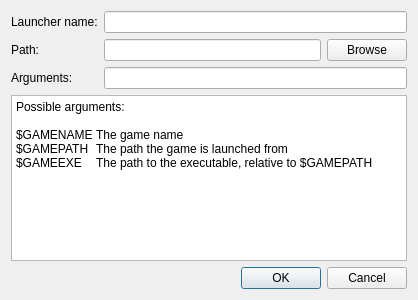
<?xml version="1.0" encoding="UTF-8"?>
<ui version="4.0">
 <class>EditLauncherDialog</class>
 <widget class="QDialog" name="EditLauncherDialog">
  <property name="geometry">
   <rect>
    <x>0</x>
    <y>0</y>
    <width>418</width>
    <height>300</height>
   </rect>
  </property>
  <property name="windowTitle">
   <string>Edit/Add Launcher</string>
  </property>
  <property name="locale">
   <locale language="English" country="UnitedStates"/>
  </property>
  <layout class="QGridLayout" name="gridLayout_2">
   <item row="0" column="0">
    <layout class="QGridLayout" name="gridLayout">
     <item row="0" column="0">
      <widget class="QLabel" name="launcherNameLabel">
       <property name="locale">
        <locale language="English" country="UnitedStates"/>
       </property>
       <property name="text">
        <string>Launcher name:</string>
       </property>
      </widget>
     </item>
     <item row="1" column="1">
      <widget class="QLineEdit" name="pathEdit">
       <property name="locale">
        <locale language="English" country="UnitedStates"/>
       </property>
      </widget>
     </item>
     <item row="1" column="0">
      <widget class="QLabel" name="pathLabel">
       <property name="locale">
        <locale language="English" country="UnitedStates"/>
       </property>
       <property name="text">
        <string>Path:</string>
       </property>
      </widget>
     </item>
     <item row="2" column="0">
      <widget class="QLabel" name="argLabel">
       <property name="locale">
        <locale language="English" country="UnitedStates"/>
       </property>
       <property name="text">
        <string>Arguments:</string>
       </property>
      </widget>
     </item>
     <item row="1" column="2">
      <widget class="QPushButton" name="pathBrowseButton">
       <property name="locale">
        <locale language="English" country="UnitedStates"/>
       </property>
       <property name="text">
        <string>Browse</string>
       </property>
      </widget>
     </item>
     <item row="2" column="1" colspan="2">
      <widget class="QLineEdit" name="argEdit">
       <property name="locale">
        <locale language="English" country="UnitedStates"/>
       </property>
      </widget>
     </item>
     <item row="3" column="0" colspan="3">
      <widget class="QTextBrowser" name="gameArgsBrowser">
       <property name="locale">
        <locale language="English" country="UnitedStates"/>
       </property>
       <property name="html">
        <string>&lt;!DOCTYPE HTML PUBLIC &quot;-//W3C//DTD HTML 4.0//EN&quot; &quot;http://www.w3.org/TR/REC-html40/strict.dtd&quot;&gt;
&lt;html&gt;&lt;head&gt;&lt;meta name=&quot;qrichtext&quot; content=&quot;1&quot; /&gt;&lt;style type=&quot;text/css&quot;&gt;
p, li { white-space: pre-wrap; }
&lt;/style&gt;&lt;/head&gt;&lt;body style=&quot; font-family:'MS Shell Dlg 2'; font-size:8.25pt; font-weight:400; font-style:normal;&quot;&gt;
&lt;p style=&quot; margin-top:0px; margin-bottom:0px; margin-left:0px; margin-right:0px; -qt-block-indent:0; text-indent:0px;&quot;&gt;&lt;span style=&quot; font-family:'Sans Serif'; font-size:9pt;&quot;&gt;Possible arguments:&lt;/span&gt;&lt;/p&gt;
&lt;p style=&quot;-qt-paragraph-type:empty; margin-top:0px; margin-bottom:0px; margin-left:0px; margin-right:0px; -qt-block-indent:0; text-indent:0px; font-family:'Sans Serif'; font-size:9pt;&quot;&gt;&lt;br /&gt;&lt;/p&gt;
&lt;p style=&quot; margin-top:0px; margin-bottom:0px; margin-left:0px; margin-right:0px; -qt-block-indent:0; text-indent:0px;&quot;&gt;&lt;span style=&quot; font-family:'Sans Serif'; font-size:9pt;&quot;&gt;$GAMENAME	The game name&lt;/span&gt;&lt;/p&gt;
&lt;p style=&quot; margin-top:0px; margin-bottom:0px; margin-left:0px; margin-right:0px; -qt-block-indent:0; text-indent:0px;&quot;&gt;&lt;span style=&quot; font-family:'Sans Serif'; font-size:9pt;&quot;&gt;$GAMEPATH	The path the game is launched from&lt;/span&gt;&lt;/p&gt;
&lt;p style=&quot; margin-top:0px; margin-bottom:0px; margin-left:0px; margin-right:0px; -qt-block-indent:0; text-indent:0px;&quot;&gt;&lt;span style=&quot; font-family:'Sans Serif'; font-size:9pt;&quot;&gt;$GAMEEXE	The path to the executable, relative to $GAMEPATH&lt;/span&gt;&lt;/p&gt;&lt;/body&gt;&lt;/html&gt;</string>
       </property>
      </widget>
     </item>
     <item row="0" column="1" colspan="2">
      <widget class="QLineEdit" name="launcherNameEdit">
       <property name="locale">
        <locale language="English" country="UnitedStates"/>
       </property>
      </widget>
     </item>
    </layout>
   </item>
   <item row="1" column="0">
    <widget class="QDialogButtonBox" name="buttonBox">
     <property name="locale">
      <locale language="English" country="UnitedStates"/>
     </property>
     <property name="orientation">
      <enum>Qt::Horizontal</enum>
     </property>
     <property name="standardButtons">
      <set>QDialogButtonBox::Cancel|QDialogButtonBox::Ok</set>
     </property>
    </widget>
   </item>
  </layout>
 </widget>
 <resources/>
 <connections>
  <connection>
   <sender>buttonBox</sender>
   <signal>rejected()</signal>
   <receiver>EditLauncherDialog</receiver>
   <slot>reject()</slot>
   <hints>
    <hint type="sourcelabel">
     <x>316</x>
     <y>260</y>
    </hint>
    <hint type="destinationlabel">
     <x>286</x>
     <y>274</y>
    </hint>
   </hints>
  </connection>
 </connections>
</ui>
